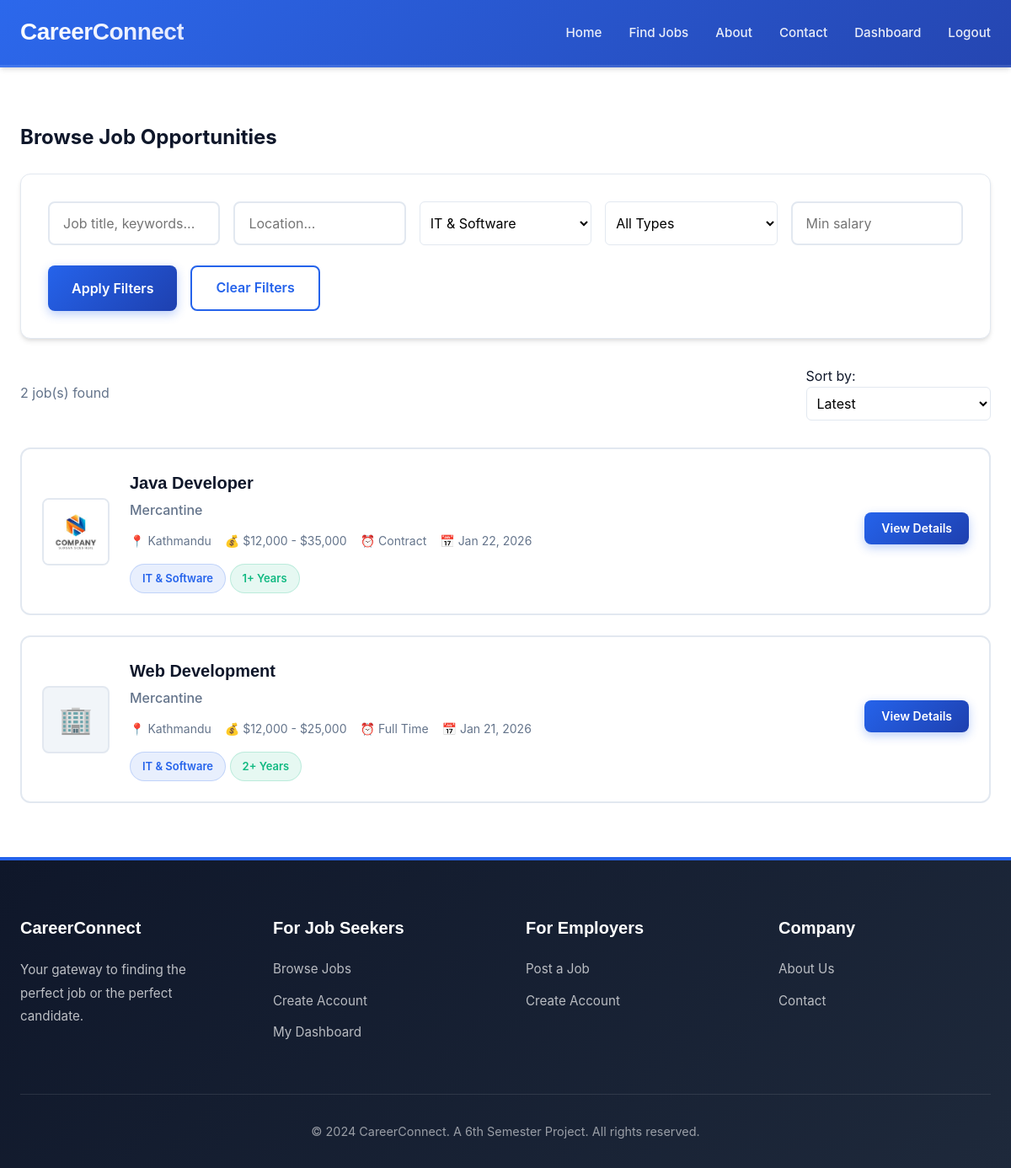
/jobs/?category=it (signed in), run on the app's committed database.
### jobs/models.py (models this page shows, shortened)
class Job(models.Model):
    JOB_TYPES = (
        ('full-time', 'Full Time'),
        ('part-time', 'Part Time'),
        ('contract', 'Contract'),
        ('internship', 'Internship'),
        ('remote', 'Remote'),
    )
    CATEGORIES = (
        ('it', 'IT & Software'),
        ('business', 'Business'),
        ('finance', 'Finance'),
        ('marketing', 'Marketing'),
        ('sales', 'Sales'),
        ('healthcare', 'Healthcare'),
        ('education', 'Education'),
        ('engineering', 'Engineering'),
        ('other', 'Other'),
    )
    employer = models.ForeignKey(User, on_delete=models.CASCADE, related_name='jobs_posted')
    title = models.CharField(max_length=200)
    company_name = models.CharField(max_length=200)
    company_logo = models.ImageField(upload_to='job_logos/', blank=True, null=True)
    description = models.TextField()
    responsibilities = models.TextField()
    requirements = models.TextField()
    category = models.CharField(max_length=50, choices=CATEGORIES)
    job_type = models.CharField(max_length=20, choices=JOB_TYPES)
    location = models.CharField(max_length=100)
    salary_min = models.DecimalField(max_digits=10, decimal_places=2, blank=True, null=True)
    salary_max = models.DecimalField(max_digits=10, decimal_places=2, blank=True, null=True)
    experience_required = models.IntegerField(default=0, help_text="Years of experience")
    skills_required = models.TextField(help_text="Comma separated skills")
    is_active = models.BooleanField(default=True)
    posted_date = models.DateTimeField(default=timezone.now)
    deadline = models.DateField(blank=True, null=True)
    created_at = models.DateTimeField(auto_now_add=True)
    updated_at = models.DateTimeField(auto_now=True)
    class Meta:
        ordering = ['-posted_date']
    def salary_range(self):
        if self.salary_min and self.salary_max:
            return f"${self.salary_min:,.0f} - ${self.salary_max:,.0f}"
        elif self.salary_min:
            return f"${self.salary_min:,.0f}+"
        return "Negotiable"

### jobs/views.py (the view)
# urls.py: path('jobs/', views.job_listings, name='job_listings'),
@login_required
def job_listings(request):
    form = JobSearchForm(request.GET)
    jobs = Job.objects.filter(is_active=True)
    if form.is_valid():
        keyword = form.cleaned_data.get('keyword')
        location = form.cleaned_data.get('location')
        category = form.cleaned_data.get('category')
        job_type = form.cleaned_data.get('job_type')
        min_salary = form.cleaned_data.get('min_salary')
        if keyword:
            jobs = jobs.filter(
                Q(title__icontains=keyword) |
                Q(description__icontains=keyword) |
                Q(skills_required__icontains=keyword)
            )
        if location:
            jobs = jobs.filter(location__icontains=location)
        if category:
            jobs = jobs.filter(category=category)
        if job_type:
            jobs = jobs.filter(job_type=job_type)
        if min_salary:
            jobs = jobs.filter(salary_min__gte=min_salary)
    sort_by = request.GET.get('sort', '-posted_date')
    if sort_by in ['-posted_date', 'salary_max', '-salary_max']:
        jobs = jobs.order_by(sort_by)
    paginator = Paginator(jobs, 12)
    page_obj = paginator.get_page(request.GET.get('page'))
    recommended_jobs = []
    if request.user.profile.user_type == 'seeker':
        try:
            recommended_jobs = get_job_recommendations(request.user, count=6)
        except Exception as e:
            print(f"Recommendation error: {e}")
            recommended_jobs = []
    return render(request, 'job_listings.html', {
        'form': form,
        'page_obj': page_obj,
        'total_jobs': jobs.count(),
        'recommended_jobs': recommended_jobs,
    })

### jobs/forms.py
class JobSearchForm(forms.Form):
    keyword = forms.CharField(max_length=100, required=False,
                              widget=forms.TextInput(attrs={'placeholder': 'Job title, keywords...'}))
    location = forms.CharField(max_length=100, required=False,
                               widget=forms.TextInput(attrs={'placeholder': 'Location...'}))
    category = forms.ChoiceField(choices=[('', 'All Categories')] + list(Job.CATEGORIES),
                                 required=False)
    job_type = forms.ChoiceField(choices=[('', 'All Types')] + list(Job.JOB_TYPES),
                                 required=False)
    min_salary = forms.DecimalField(required=False, min_value=0,
                                    widget=forms.NumberInput(attrs={'placeholder': 'Min salary'}))

### jobs/ml_recommender.py (called while the page is built, shortened)
def get_job_recommendations(user, count=6):
    recommender = JobRecommender()
    return recommender.get_recommendations(user, n_recommendations=count)

    def get_recommendations(self, user, n_recommendations=6):
        applied_job_ids = Application.objects.filter(applicant=user).values_list('job_id', flat=True)
        saved_job_ids = SavedJob.objects.filter(user=user).values_list('job_id', flat=True)
        excluded_ids = list(applied_job_ids) + list(saved_job_ids)
        available_jobs = Job.objects.filter(is_active=True).exclude(id__in=excluded_ids)
        if not available_jobs.exists():
            return []

### jobs/templates/job_listings.html (shortened to what this page needs)
{% extends 'base.html' %}
{% block content %}
<section class="py-4">
    <div class="container">
        <h1 class="mb-3">Browse Job Opportunities</h1>
        <div class="filters">
            <form method="get" action="{% url 'jobs:job_listings' %}">
                <div class="filter-row">
                    {{ form.keyword }}
                    {{ form.location }}
                    {{ form.category }}
                    {{ form.job_type }}
                    {{ form.min_salary }}
                </div>
                <div style="display: flex; gap: 1rem;">
                    <button type="submit" class="btn btn-primary">Apply Filters</button>
                    <a href="{% url 'jobs:job_listings' %}" class="btn btn-outline">Clear Filters</a>
                </div>
            </form>
        </div>
        <div style="display: flex; justify-content: space-between; align-items: center; margin-bottom: 2rem;">
            <p style="color: var(--gray-color);">{{ total_jobs }} job(s) found</p>
            <div>
                <label for="sort" style="margin-right: 0.5rem;">Sort by:</label>
                <select id="sort" onchange="window.location.href='?sort='+this.value">
                    <option value="-posted_date">Latest</option>
                </select>
            </div>
        </div>
        <div class="grid">
            {% for job in page_obj %}
                <div class="job-card">
                    {% if job.company_logo %}
                        <img src="{{ job.company_logo.url }}" alt="{{ job.company_name }}" class="job-logo">
                    {% else %}
                        <div class="job-logo" style="display: flex; align-items: center; justify-content: center; font-size: 2rem; background: var(--light-gray);">
                            🏢
                        </div>
                    {% endif %}
                    <div class="job-info">
                        <h3 class="job-title">
                            <a href="{% url 'jobs:job_detail' job.id %}" style="text-decoration: none; color: inherit;">
                                {{ job.title }}
                            </a>
                        </h3>
                        <p class="job-company">{{ job.company_name }}</p>
                        <div class="job-meta">
                            <span class="job-meta-item">📍 {{ job.location }}</span>
                            <span class="job-meta-item">💰 {{ job.salary_range }}</span>
                            <span class="job-meta-item">⏰ {{ job.get_job_type_display }}</span>
                            <span class="job-meta-item">📅 {{ job.posted_date|date:"M d, Y" }}</span>
                        </div>
                        <div style="margin-top: 1rem;">
                            <span class="tag tag-primary">{{ job.get_category_display }}</span>
                            {% if job.experience_required %}
                                <span class="tag tag-success">{{ job.experience_required }}+ years</span>
                            {% endif %}
                        </div>
                    </div>
                    <div>
                        <a href="{% url 'jobs:job_detail' job.id %}" class="btn btn-primary btn-small">View Details</a>
                    </div>
                </div>
            {% empty %}
                <div class="card text-center" style="padding: 3rem;">
                    <h3>No jobs found</h3>
                    <p>Try adjusting your filters or search criteria</p>
                </div>
            {% endfor %}
        </div>
    </div>
</section>
{% endblock %}

### jobs/templates/job_listings.html (style rules this page uses)
select { padding: 0.5rem; border: 1px solid var(--border-color); border-radius: 6px; font-size: 1rem; }

### data on the page
Job: company_logo (picture), title "Java Developer", company_name "Mercantine", location "Kathmandu", salary_range "$12,000 - $35,000", job_type "Contract", posted_date "Jan 22, 2026", category "IT & Software", experience_required "1"
Job: title "Web Development", company_name "Mercantine", location "Kathmandu", salary_range "$12,000 - $25,000", job_type "Full Time", posted_date "Jan 21, 2026", category "IT & Software", experience_required "2"

### other printed values
{{ total_jobs }} "2"
